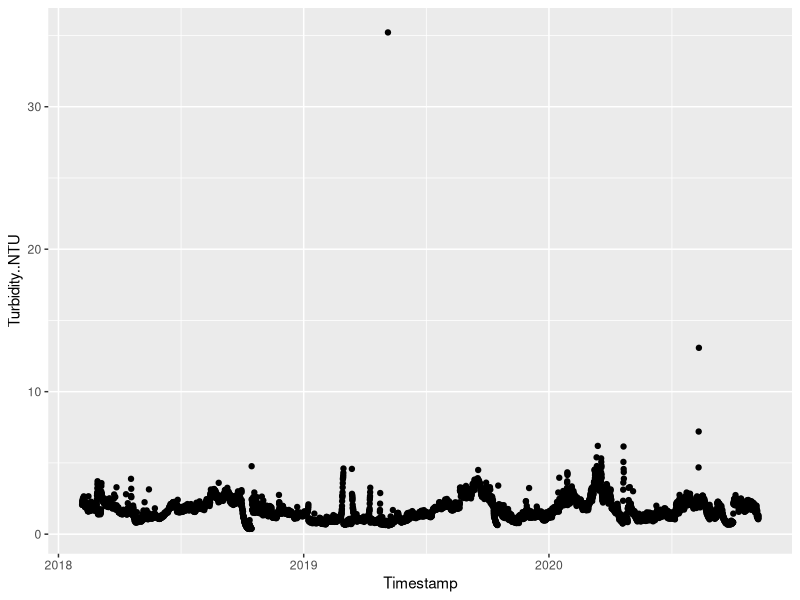
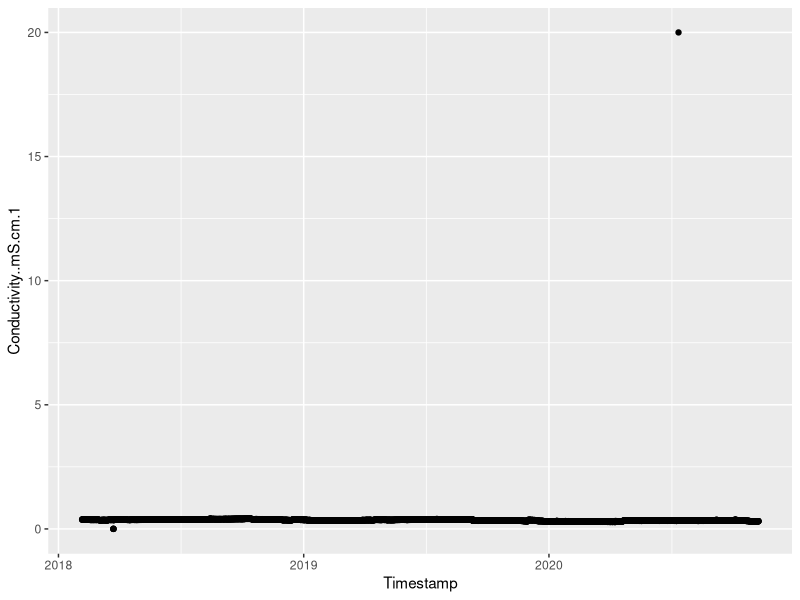
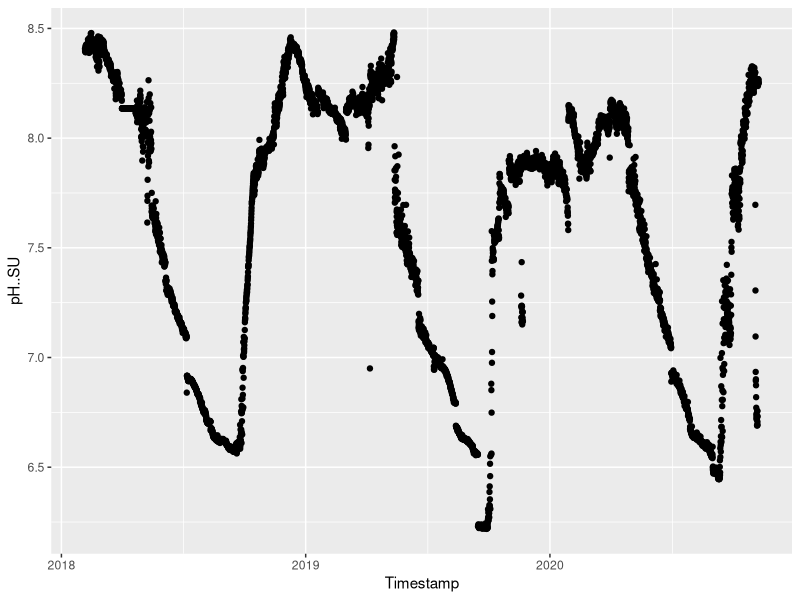
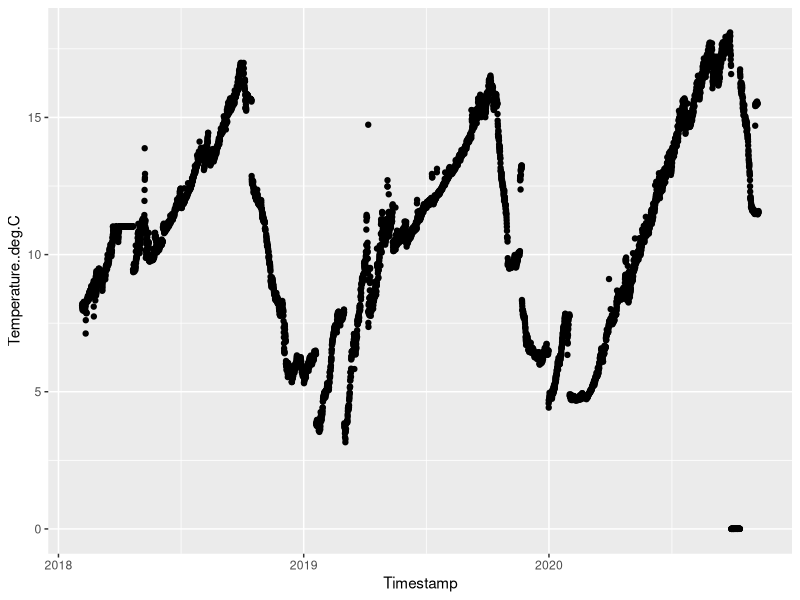
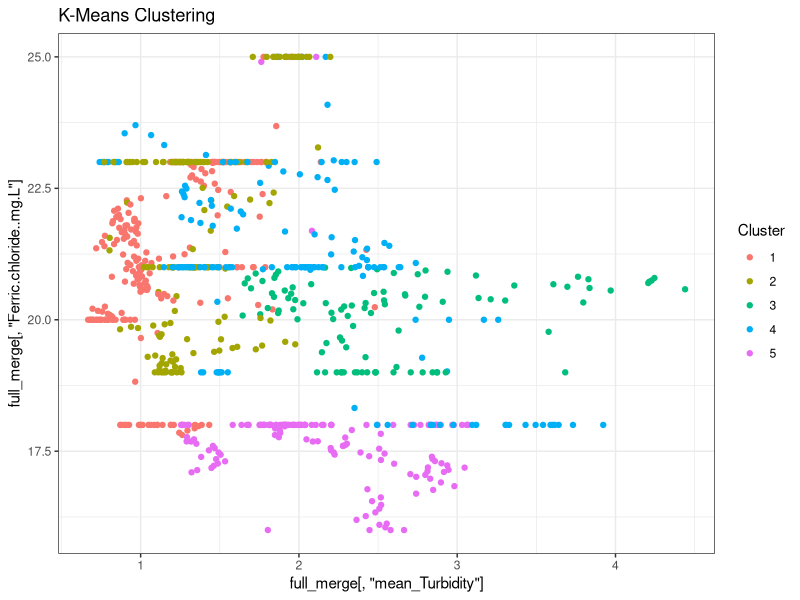
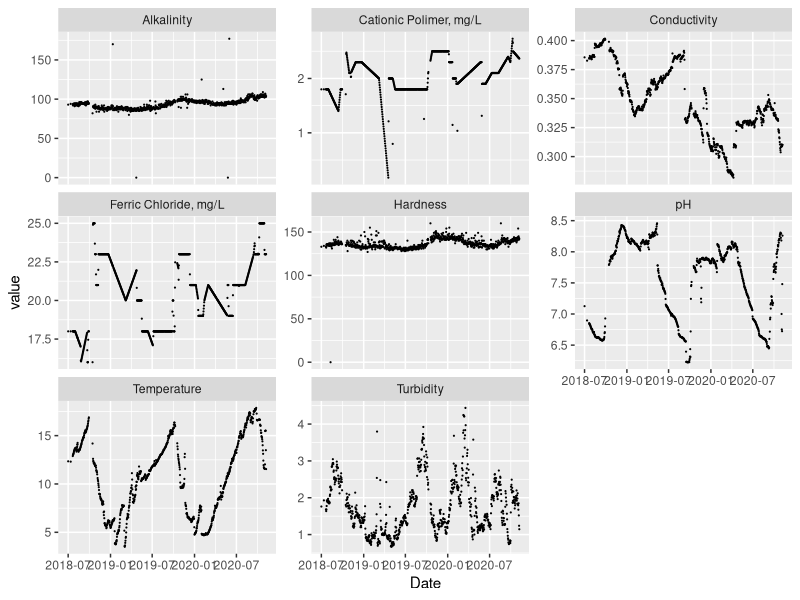

The R source for these figures, in order:
## ---- chunk 1
library(dplyr)
library(tidyr)
library(lubridate)
library(ggplot2)


data = read.csv("RWAR_turb_cond_counts_pH_temp.csv")

data$Timestamp = mdy_hm(data$Timestamp)

# Trying to determine what rows have outliers.
# The goal is to go by column, remove outliers & average that day's data, then ultimately combine every column after it's cleaned to create our fully cleaned data frame.
# Then combine with alkalinity and hardness & coagulant doses data??

ggplot(data, aes(x = Timestamp, y = Turbidity..NTU)) +
  geom_point()

data[data$Turbidity..NTU > 10, ] # row 2701 and 5446

ggplot(data, aes(x = Timestamp, y = Conductivity..mS.cm.1)) +
  geom_point()

data[data$Conductivity..mS.cm.1 > 15, ] # row 5270

# Not sure what to do with particle count (PC) data just yet

ggplot(data, aes(x = Timestamp, y = pH..SU)) +
  geom_point()

ggplot(data, aes(x = Timestamp, y = Temperature..deg.C)) +
  geom_point()

## ---- chunk 2

# Merging data

df1 = read.csv("RWAR_temp_pH_cond_turb_cleaned.csv")
df2 = read.csv("alkalinity_hardness_cleaned.csv")
df3 = read.csv("CoagulantDoses_2017-20.csv")

df1 = df1 %>%
  mutate(Date = ymd(Timestamp))
df2 = df2 %>%
  mutate(Date = mdy(Date))
df3 = df3 %>%
  mutate(Date = mdy(Date))

# This merge is only keeping the rows that are in both data frames
# Not using df3 because I don't want our target variables to be included in the clustering
merged = df1 %>% 
  inner_join(df2, by = "Date")
merged$Timestamp = NULL # We'll keep the Date column

## ---- chunk 3
cluster_data = merged %>%
  select(where(is.numeric)) %>%
  drop_na()

cluster_data = scale(cluster_data) # Standardize the data

# Clustering (probably not as useful with time series data...)

cluster_fit = kmeans(cluster_data, centers = 5, nstart = 25)

merged$cluster = cluster_fit$cluster

# Interpretation

table(merged$cluster)
cluster_fit$centers

full_merge = merged %>% 
  inner_join(df3, by = "Date")

# You can change the names to see different variables and their clusters
ggplot(full_merge, aes(x = full_merge[ , "mean_Turbidity"],
                       y = full_merge[ , "Ferric.chloride..mg.L"], # you can compare any two columns
                   color = factor(cluster))) +
  geom_point() +
  labs(title = "K-Means Clustering", color = "Cluster") +
  theme_bw()

## ---- chunk 4

# Exploratory plots

names(full_merge) = c("Temperature", "pH", "Conductivity", "Turbidity", "Date", "Alkalinity",
                      "Hardness", "Cluster", "Ferric Chloride, mg/L", "Cationic Polimer, mg/L")

long_df = full_merge %>%
  pivot_longer(cols = c("Temperature", "pH", "Conductivity", "Turbidity",
                      "Alkalinity", "Hardness", "Ferric Chloride, mg/L", "Cationic Polimer, mg/L"),
               names_to = "metric",
               values_to = "value")

ggplot(long_df, aes(x = Date, y = value)) +
  geom_point(size = 0.1) +
  facet_wrap(~ metric, scales = "free_y")

#ggplot(full_merge, aes(x = Date, y = mean_pH)) +
#  geom_smooth() + 
#  labs(title = "title") +
#  theme_bw()

